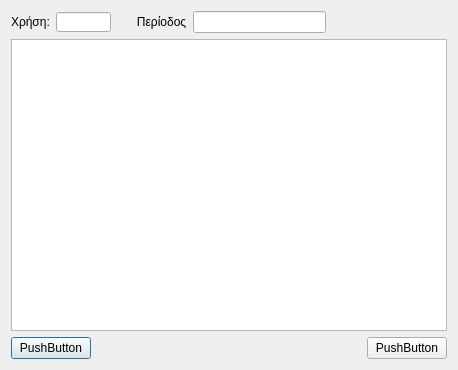
<?xml version="1.0" encoding="UTF-8"?>
<ui version="4.0">
 <class>Dialog</class>
 <widget class="QDialog" name="Dialog">
  <property name="geometry">
   <rect>
    <x>0</x>
    <y>0</y>
    <width>458</width>
    <height>370</height>
   </rect>
  </property>
  <property name="windowTitle">
   <string>Dialog</string>
  </property>
  <layout class="QVBoxLayout" name="verticalLayout">
   <item>
    <layout class="QHBoxLayout" name="horizontalLayout">
     <item>
      <widget class="QLabel" name="label">
       <property name="text">
        <string>Χρήση:</string>
       </property>
      </widget>
     </item>
     <item>
      <widget class="QLineEdit" name="lineEdit">
       <property name="minimumSize">
        <size>
         <width>55</width>
         <height>20</height>
        </size>
       </property>
       <property name="maximumSize">
        <size>
         <width>55</width>
         <height>20</height>
        </size>
       </property>
      </widget>
     </item>
     <item>
      <widget class="QLabel" name="label_2">
       <property name="text">
        <string>      Περίοδος</string>
       </property>
      </widget>
     </item>
     <item>
      <widget class="QLineEdit" name="lineEdit_2">
       <property name="minimumSize">
        <size>
         <width>133</width>
         <height>0</height>
        </size>
       </property>
       <property name="maximumSize">
        <size>
         <width>133</width>
         <height>16777215</height>
        </size>
       </property>
      </widget>
     </item>
     <item>
      <spacer name="horizontalSpacer_2">
       <property name="orientation">
        <enum>Qt::Horizontal</enum>
       </property>
       <property name="sizeHint" stdset="0">
        <size>
         <width>40</width>
         <height>20</height>
        </size>
       </property>
      </spacer>
     </item>
    </layout>
   </item>
   <item>
    <widget class="QTableWidget" name="tableWidget"/>
   </item>
   <item>
    <layout class="QHBoxLayout" name="horizontalLayout_2">
     <item>
      <widget class="QPushButton" name="pushButton">
       <property name="text">
        <string>PushButton</string>
       </property>
      </widget>
     </item>
     <item>
      <spacer name="horizontalSpacer">
       <property name="orientation">
        <enum>Qt::Horizontal</enum>
       </property>
       <property name="sizeHint" stdset="0">
        <size>
         <width>40</width>
         <height>20</height>
        </size>
       </property>
      </spacer>
     </item>
     <item>
      <widget class="QPushButton" name="pushButton_2">
       <property name="text">
        <string>PushButton</string>
       </property>
      </widget>
     </item>
    </layout>
   </item>
  </layout>
 </widget>
 <resources/>
 <connections/>
</ui>
